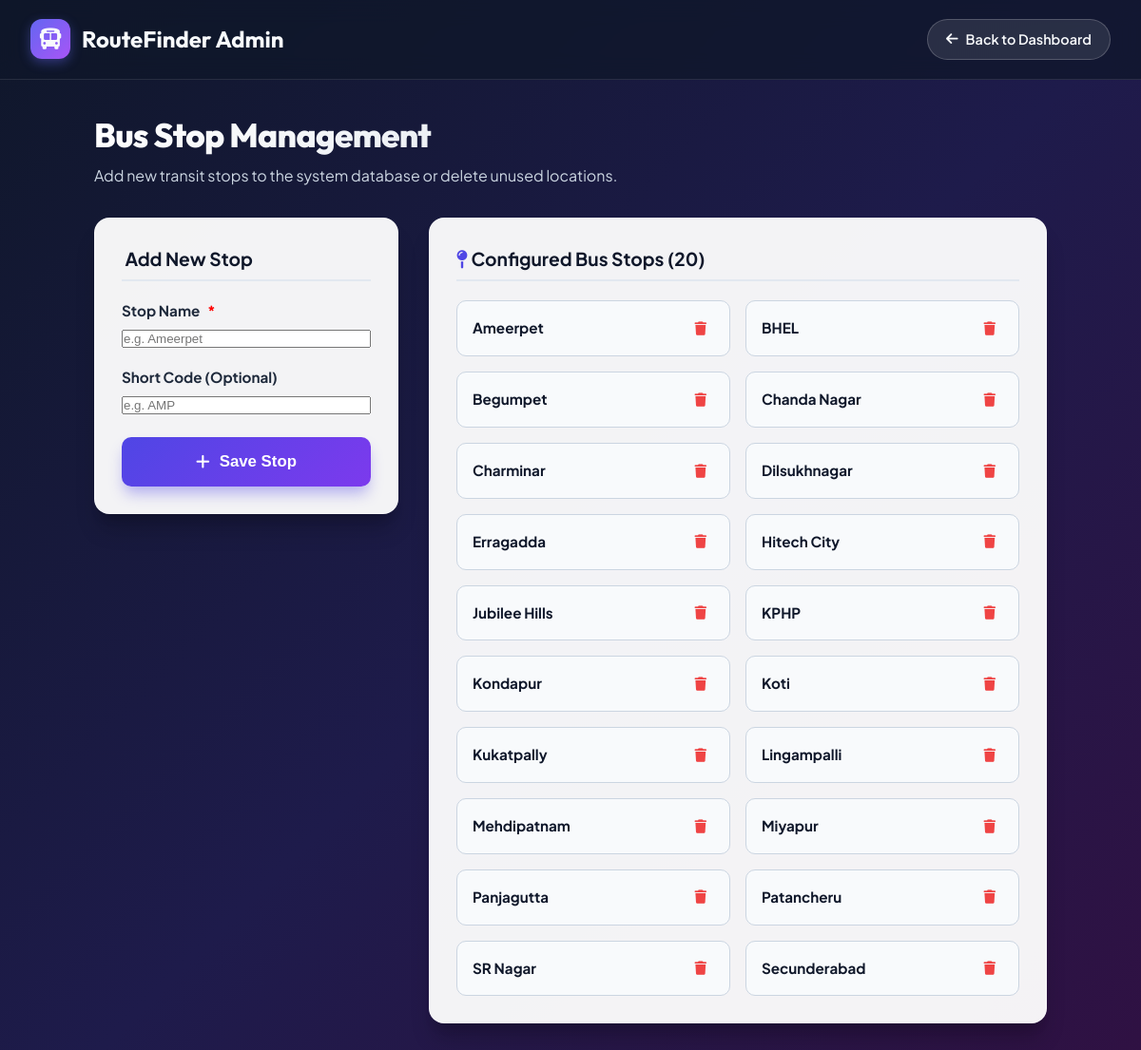
The page /dashboard/stops/ (signed in) on the database its author committed.
### bus_finder/models.py (models this page shows, shortened)
class Stop(models.Model):
    name = models.CharField(max_length=100, unique=True, help_text="Name of the bus stop (e.g. Ameerpet)")
    code = models.CharField(max_length=20, blank=True, null=True, help_text="Optional short code (e.g. AMP)")
    created_at = models.DateTimeField(auto_now_add=True)
    class Meta:
        ordering = ['name']

### bus_finder/views.py (the view)
# urls.py: path('dashboard/stops/', views.stop_manage, name='stop_manage'),
@login_required(login_url='bus_finder:admin_login')
def stop_manage(request):
    stops = Stop.objects.all().order_by('name')
    if request.method == 'POST':
        form = StopForm(request.POST)
        if form.is_valid():
            stop = form.save()
            messages.success(request, f"Stop '{stop.name}' added successfully!")
            return redirect('bus_finder:stop_manage')
    else:
        form = StopForm()
    context = {
        'stops': stops,
        'form': form,
    }
    return render(request, 'bus_finder/stop_manage.html', context)

### bus_finder/forms.py
class StopForm(forms.ModelForm):
    class Meta:
        model = Stop
        fields = ['name', 'code']
        widgets = {
            'name': forms.TextInput(attrs={
                'class': 'form-input',
                'placeholder': 'e.g. Ameerpet'
            }),
            'code': forms.TextInput(attrs={
                'class': 'form-input',
                'placeholder': 'e.g. AMP'
            }),
        }

### bus_finder/templates/bus_finder/stop_manage.html (shortened to what this page needs)
{% load static %}
<!DOCTYPE html>
<html lang="en">
<head>
    <link rel="stylesheet" href="{% static 'bus_finder/css/style.css' %}">
    <link rel="stylesheet" href="https://cdnjs.cloudflare.com/ajax/libs/font-awesome/6.4.0/css/all.min.css">
</head>
<body>
    <header class="navbar">
        <a href="{% url 'bus_finder:admin_dashboard' %}" class="brand">
            <div class="brand-icon">
                <i class="fa-solid fa-bus"></i>
            </div>
            <span>RouteFinder Admin</span>
        </a>
        <div class="nav-links">
            <a href="{% url 'bus_finder:admin_dashboard' %}" class="btn-admin">
                <i class="fa-solid fa-arrow-left"></i> Back to Dashboard
            </a>
        </div>
    </header>
    <main class="container">
        <section style="margin-bottom: 2rem;">
            <h1 class="hero-title" style="text-align: left; font-size: 2.2rem; margin: 0;">Bus Stop Management</h1>
            <p style="color: #cbd5e1; margin-top: 4px;">Add new transit stops to the system database or delete unused locations.</p>
        </section>
        <div style="display: grid; grid-template-columns: 320px 1fr; gap: 2rem;">
            <div class="search-card" style="padding: 1.75rem; height: fit-content;">
                <h3 style="font-size: 1.2rem; font-weight: 700; color: #0f172a; margin-bottom: 1.25rem; border-bottom: 2px solid #e2e8f0; padding-bottom: 0.5rem;">
                     Add New Stop
                </h3>
                <form method="POST" action="{% url 'bus_finder:stop_manage' %}">
                    <div class="form-group" style="margin-bottom: 1.25rem;">
                        <label class="form-label">Stop Name <span style="color: red;">*</span></label>
                        {{ form.name }}
                    </div>
                    <div class="form-group" style="margin-bottom: 1.5rem;">
                        <label class="form-label">Short Code (Optional)</label>
                        {{ form.code }}
                    </div>
                    <button type="submit" class="btn-search" style="width: 100%;">
                        <i class="fa-solid fa-plus"></i> Save Stop
                    </button>
                </form>
            </div>
            <div class="search-card" style="padding: 1.75rem;">
                <h3 style="font-size: 1.2rem; font-weight: 700; color: #0f172a; margin-bottom: 1.25rem; border-bottom: 2px solid #e2e8f0; padding-bottom: 0.5rem;">
                    <i class="fa-solid fa-map-pin" style="color: var(--primary);"></i> Configured Bus Stops ({{ stops|length }})
                </h3>
                <div style="display: grid; grid-template-columns: repeat(auto-fill, minmax(200px, 1fr)); gap: 1rem;">
                    {% for stop in stops %}
                        <div style="background: #f8fafc; border: 1px solid #cbd5e1; padding: 0.85rem 1rem; border-radius: 10px; display: flex; align-items: center; justify-content: space-between;">
                            <div>
                                <div style="font-weight: 700; color: #0f172a; font-size: 0.95rem;">{{ stop.name }}</div>
                            </div>
                            <a href="{% url 'bus_finder:stop_delete' stop.id %}" onclick="return confirm('Delete stop {{ stop.name }}?');" style="color: #ef4444; font-size: 0.9rem; padding: 4px 8px; border-radius: 4px; transition: background 0.15s ease;" title="Delete Stop">
                                <i class="fa-solid fa-trash"></i>
                            </a>
                        </div>
                    {% empty %}
                        <div style="grid-column: 1 / -1; text-align: center; color: #64748b; padding: 2rem;">
                            No stops configured. Add one using the form on the left.
                        </div>
                    {% endfor %}
                </div>
            </div>
        </div>
    </main>
</body>
</html>

### bus_finder/static/bus_finder/css/style.css (style rules this page uses)
:root { --primary: #4f46e5; --primary-hover: #4338ca; --secondary: #06b6d4; --accent: #f59e0b; --bg-gradient: linear-gradient(135deg, #0f172a 0%, #1e1b4b 50%, #311042 100%); --card-bg: rgba(255, 255, 255, 0.95); --card-shadow: 0 20px 25px -5px rgba(0, 0, 0, 0.2), 0 10px 10px -5px rgba(0, 0, 0, 0.1); --text-dark: #0f172a; --text-muted: #64748b; --text-light: #f8fafc; --border-color: #e2e8f0; --radius-lg: 16px; --radius-md: 10px; }
* { margin: 0; padding: 0; box-sizing: border-box; }
body { font-family: 'Plus Jakarta Sans', sans-serif; background: var(--bg-gradient); min-height: 100vh; color: var(--text-dark); line-height: 1.5; padding-bottom: 60px; }
.navbar { display: flex; justify-content: space-between; align-items: center; padding: 1.25rem 2rem; background: rgba(15, 23, 42, 0.75); backdrop-filter: blur(12px); border-bottom: 1px solid rgba(255, 255, 255, 0.1); position: sticky; top: 0; z-index: 100; }
.brand { display: flex; align-items: center; gap: 12px; color: var(--text-light); font-family: 'Outfit', sans-serif; font-size: 1.5rem; font-weight: 700; text-decoration: none; }
.brand-icon { background: linear-gradient(135deg, #6366f1, #a855f7); width: 42px; height: 42px; border-radius: 12px; display: flex; align-items: center; justify-content: center; font-size: 1.4rem; box-shadow: 0 4px 12px rgba(99, 102, 241, 0.4); }
.nav-links { display: flex; gap: 1rem; }
.btn-admin { background: rgba(255, 255, 255, 0.1); color: var(--text-light); padding: 0.6rem 1.2rem; border-radius: 30px; text-decoration: none; font-weight: 600; font-size: 0.9rem; border: 1px solid rgba(255, 255, 255, 0.2); transition: all 0.2s ease; display: flex; align-items: center; gap: 8px; }
.container { max-width: 1050px; margin: 0 auto; padding: 2rem 1.5rem; }
.hero-title { font-family: 'Outfit', sans-serif; font-size: 2.75rem; font-weight: 800; letter-spacing: -0.02em; margin-bottom: 0.5rem; background: linear-gradient(135deg, #ffffff 0%, #cbd5e1 100%); -webkit-background-clip: text; -webkit-text-fill-color: transparent; }
.search-card { background: var(--card-bg); border-radius: var(--radius-lg); padding: 2.25rem; box-shadow: var(--card-shadow); border: 1px solid rgba(255, 255, 255, 0.3); margin-bottom: 3rem; }
.form-group { display: flex; flex-direction: column; gap: 0.5rem; }
.form-label { font-weight: 700; font-size: 0.95rem; color: #1e293b; display: flex; align-items: center; gap: 8px; }
.btn-search { background: linear-gradient(135deg, #4f46e5 0%, #7c3aed 100%); color: #fff; font-weight: 700; font-size: 1.05rem; padding: 0.85rem 2rem; border-radius: var(--radius-md); border: none; cursor: pointer; display: flex; align-items: center; justify-content: center; gap: 10px; box-shadow: 0 10px 15px -3px rgba(79, 70, 229, 0.4); transition: all 0.2s ease; align-self: flex-end; height: 52px; }

### rows shown on the page
Stop: name "Ameerpet"
Stop: name "BHEL"
Stop: name "Begumpet"
Stop: name "Chanda Nagar"
Stop: name "Charminar"
Stop: name "Dilsukhnagar"
Stop: name "Erragadda"
Stop: name "Hitech City"
Stop: name "Jubilee Hills"
Stop: name "KPHP"
Stop: name "Kondapur"
Stop: name "Koti"
Stop: name "Kukatpally"
Stop: name "Lingampalli"
Stop: name "Mehdipatnam"
Stop: name "Miyapur"
Stop: name "Panjagutta"
Stop: name "Patancheru"
Stop: name "SR Nagar"
Stop: name "Secunderabad"

### other values the page prints
{{ stops|length }} "20"
